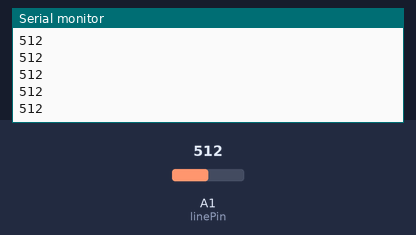
The sketch below on a simulated Arduino Uno, built with avr-gcc and run on an emulated ATmega328P. Shown: the last lines printed to the serial monitor. The inputs (shaded band) are chosen by the test bench; at power-on: A1 (linePin) = 512.

Above: at 1.2 s.
1.3 s: A1 (linePin) set to 716
At 1.31 s:
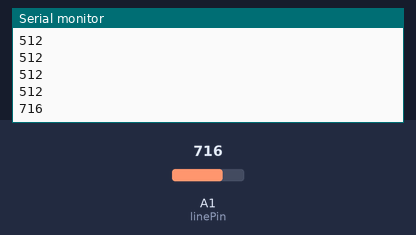
2.8 s: A1 (linePin) set to 900
At 2.81 s:
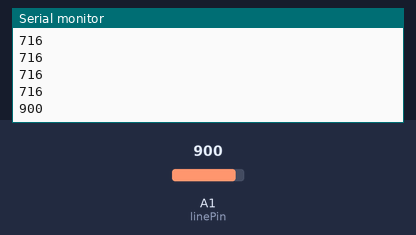
Timing chart, 0 to 5.8 s (numbered marks = the images above; inputs shaded):
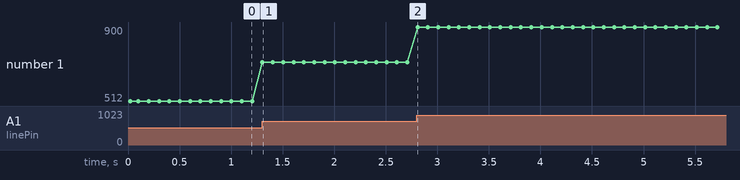

Measured:
- after the input at 1.3 s, the serial monitor: prints a new line at once (image 1)
- after the input at 2.8 s, the serial monitor: prints a new line at once (image 2)
- plotted number 1: 512 → 716 after the input at 1.3 s, 716 → 900 after the input at 2.8 s

The sketch:

Line_test.ino
```cpp
int linePin =  A1;

void setup() {
  // put your setup code here, to run once:
  Serial.begin(9600);  // set up Serial library at 9600 bps
  Serial.println("Initialise program");
  pinMode(linePin, INPUT);
}

void loop() {
  // Put your main code here, to run repeatedly:
  Serial.println(analogRead(linePin));
  delay(100);
}

bool lineSensor(void) {
  if (analogRead(linePin) > 100) return true;
  else return false;
}
```
